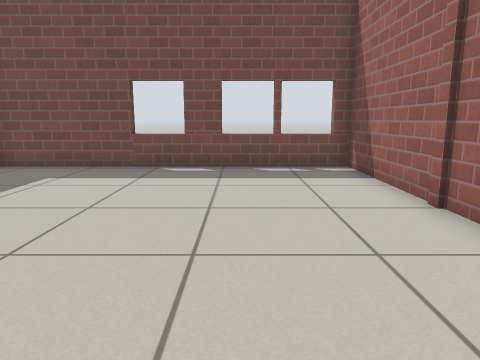
view 1 (above)

20 first-person views from a walk through a robot-simulator world made for Gazebo. The camera is 0.72 m above the floor, tilts 10° down and sees 70° across. The floor is counted in squares, 0.5 m on a side. Each view is taken from the middle of a square. On the plan, view 1 faces up. The plan holds only what a view shows up to about 15 squares ahead; the rest is blank. The place goes on beyond the plan. Simple patterns stand in for the simulator's built-in surfaces.

view 2
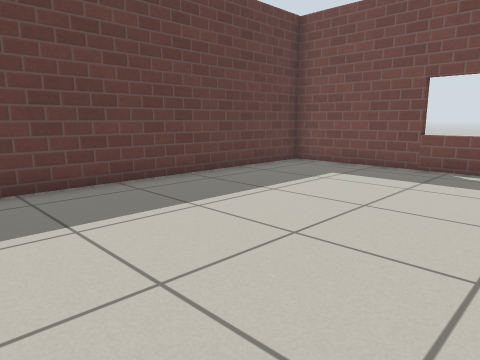

view 3
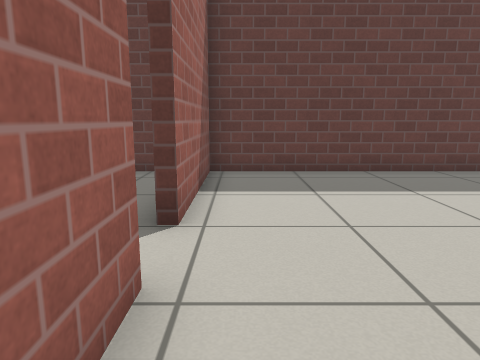

view 4
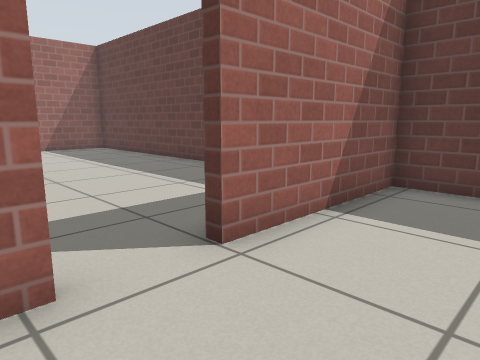

view 5
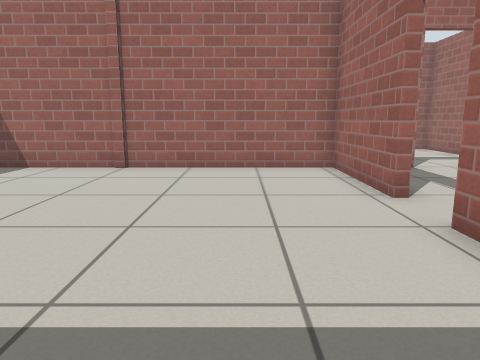

view 6
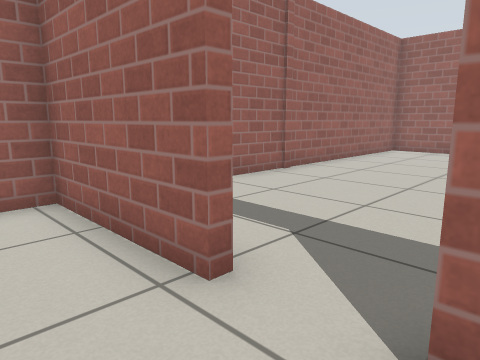

view 7
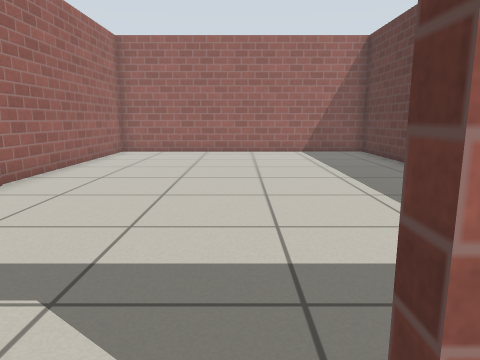

view 8
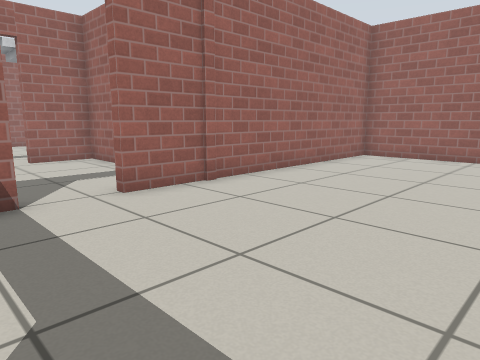

view 9
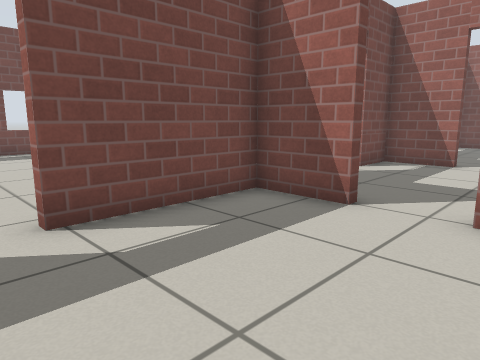

view 10
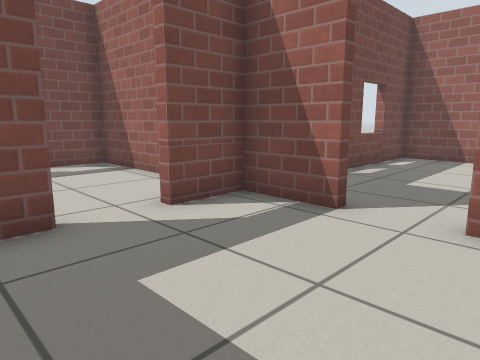

view 11
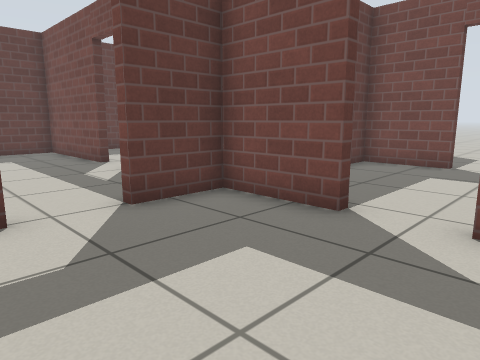

view 12
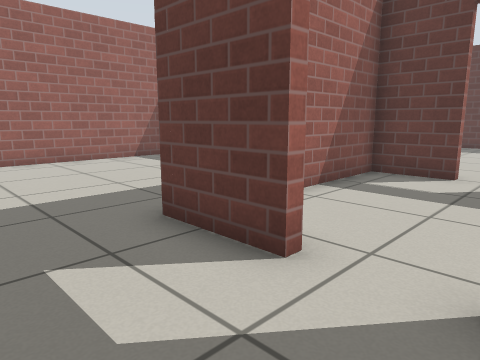

view 13
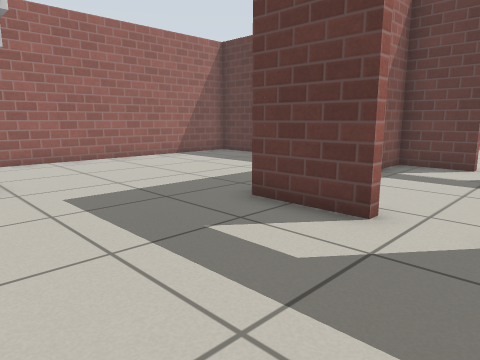

view 14
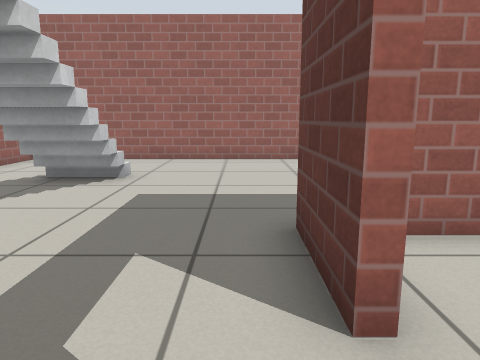

view 15
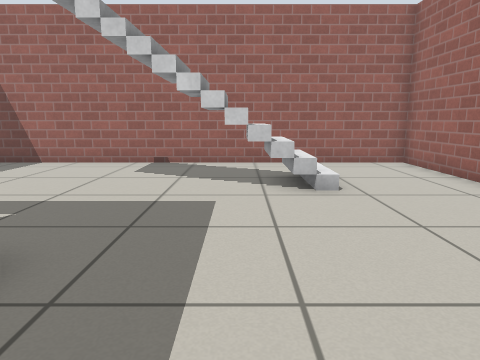

view 16
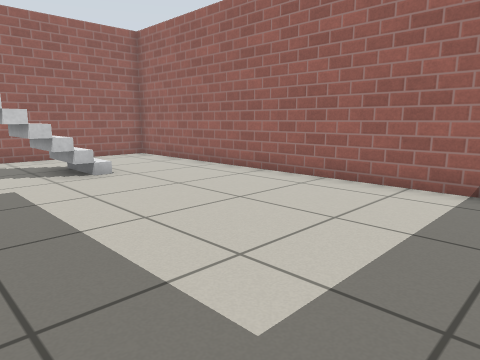

view 17
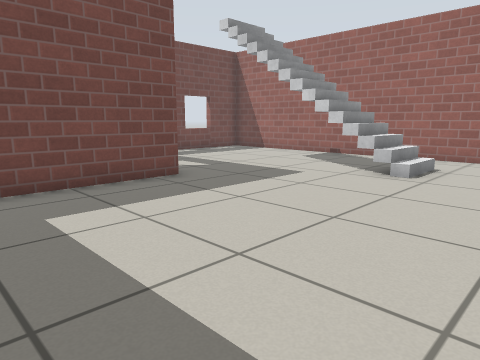

view 18
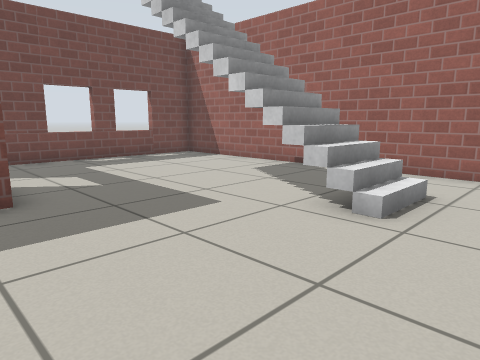

view 19
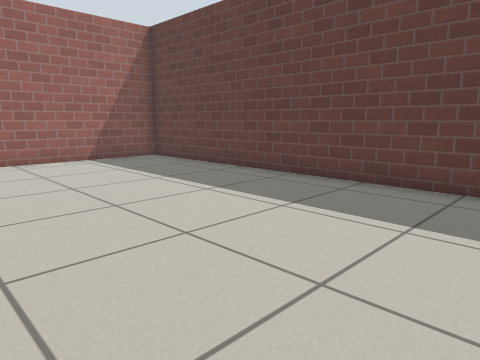

view 20
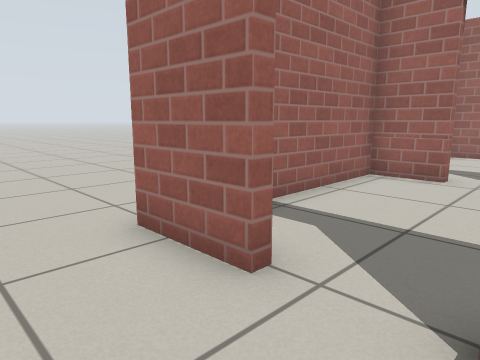

### Floor plan
Points are (right, up) in squares from view 1. A wall is a line through its corners. A room is listed if a view was taken in it or the views show most of it. See-through windows are left out.
Room 1 (views 1, 2, 3, 4, 5, 6, 7)
walls: (-0.8, -0.8) (3.3, -0.8) (3.3, 10.6) (-7.6, 10.6) (-7.6, -0.8) (-2.6, -0.8)
ways out: open door at (-1.5, -1) to room 2
Room 2 (views 8, 9, 19)
walls: (3.3, -3.3) (3.3, -1.2) (-0.8, -1.2); (-2.6, -1.2) (-7.6, -1.2) (-7.6, -15.6) (3.3, -15.6) (3.3, -5.1)
ways out: open door at (-1.5, -1) to room 1; open door at (3.5, -4.5) to room 3
Room 3 (views 10, 11)
walls: (6.4, -1.2) (3.6, -1.2) (3.6, -3.3); (9.9, -3.4) (9.9, -1.2) (8.1, -1.2); (3.6, -5.1) (3.6, -7.1) (9.9, -7.1) (9.9, -5)
ways out: open door at (3.5, -4.5) to room 2; open door at (10, -4.5) to room 4; open door at (7.5, -1) to room 6
Room 4 (views 12, 13, 14, 15, 16, 17, 18)
walls: (10.2, -5) (10.2, -7.4) (6.2, -7.4); (5.1, -15.6) (18.6, -15.6) (18.6, -1.2) (11.4, -1.2)
ways out: open door at (10, -4.5) to room 3
objects: stairs (14, -7)
Room 5 (view 20)
walls: (8.1, 5.8) (10.2, 5.8)
ways out: open door at (7.5, 6) to room 6
Room 6 (no view inside)
walls: (6.4, 5.5) (3.6, 5.5) (3.6, 4.4); (8.1, -0.8) (9.9, -0.8) (9.9, 5.5) (8.1, 5.5)
ways out: open door at (7.5, -1) to room 3; open door at (7.5, 6) to room 5

Where each view was taken, in squares from view 1:
view 1: 0 up, 0 right, facing up
view 2: 0 up, 0 right, facing up-left
view 3: 0 up, 2 right, facing left
view 4: 2 up, 0 right, facing down-left
view 5: 2 up, 7 left, facing right
view 6: 1 up, 3 left, facing down-right
view 7: 0 up, 2 left, facing down
view 8: 2 down, 3 left, facing down-right
view 9: 6 down, 2 left, facing up-right
view 10: 6 down, 5 right, facing up-right
view 11: 6 down, 9 right, facing up-left
view 12: 3 down, 13 right, facing down-left
view 13: 3 down, 15 right, facing down-left
view 14: 3 down, 11 right, facing down
view 15: 10 down, 7 right, facing right
view 16: 8 down, 5 right, facing down-right
view 17: 15 down, 5 right, facing up-right
view 18: 14 down, 9 right, facing up-right
view 19: 3 down, 0 right, facing down-left
view 20: 8 up, 6 right, facing down-right
